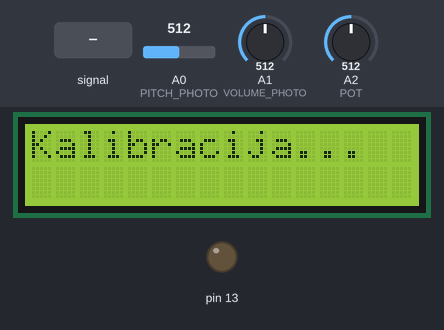
Bench run of a sketch on a simulated Arduino Uno, built with avr-gcc and run on an emulated ATmega328P. On the bench: 16×2 character LCD, output pins drawn as LEDs (lit = HIGH). The test bench sets the inputs (shaded band); at power-on: A0 (PITCH_PHOTO) = 512, A1 (VOLUME_PHOTO) = 512, A2 (POT) = 512.

Above: at 2.8 s.
2.9 s: A0 (PITCH_PHOTO) fed a 200 Hz sine of ±255 counts around its level
At 3.9 s:
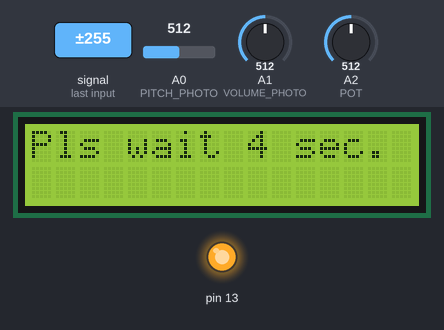
7.4 s: A0 (PITCH_PHOTO) set to 716
At 10.1 s:
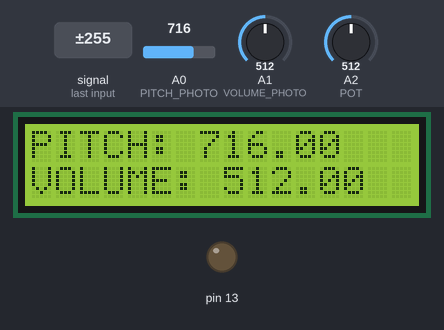
10.4 s: A1 (VOLUME_PHOTO) set to 716
At 11.6 s:
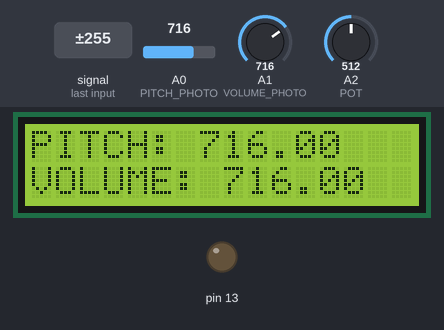
11.9 s: A0 (PITCH_PHOTO) set to 900
At 13.1 s:
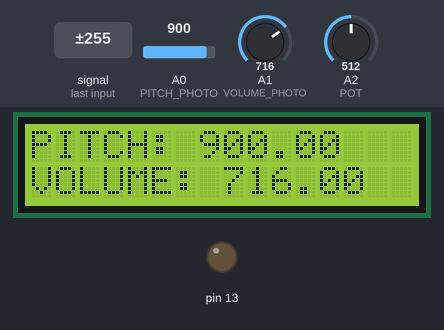
13.4 s: A1 (VOLUME_PHOTO) set to 900
At 14.2 s:
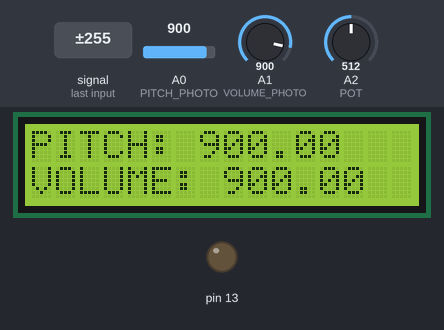
14.9 s: A0 (PITCH_PHOTO) set to 1023
At 15.8 s:
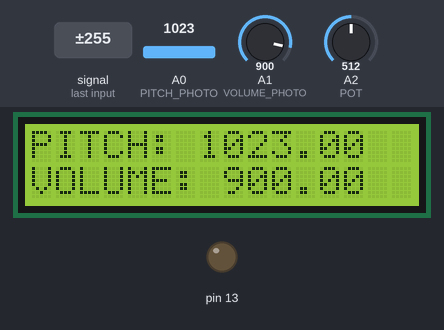
Timing chart, 0 to 17.4 s (numbered marks = the images above; inputs shaded):
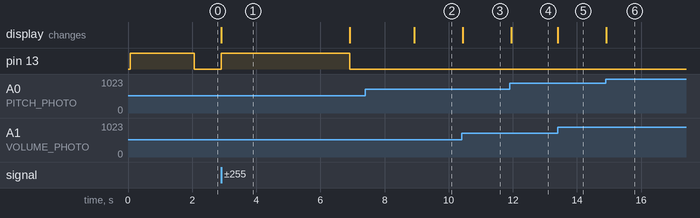

Measured:
- after the input at 2.9 s, pin 13: LOW → HIGH at once, → LOW 4.0 s later; the display: changes at once (image 1)
- after the input at 10.4 s, the display: changes at once (image 3)
- after the input at 11.9 s, the display: changes after 0.05 s (image 4)
- after the input at 13.4 s, the display: changes at once (image 5)
- after the input at 14.9 s, the display: changes at once (image 6)
- what the display in image 1 shows lasts 4.0 s, from 2.9 s to 6.9 s

The sketch:

Themerin.ino
```cpp
#include <toneAC.h>
#include <LiquidCrystal.h>

// Zvucnik na pinove 9 i 10!

#define PITCH_PHOTO 0
#define VOLUME_PHOTO 1
#define PITCH_RANGE 400
#define PITCH_OFFSET 300
#define POT 2

int volumeMax;
int volumeMin;
int pitchMax;
int pitchMin;

LiquidCrystal lcd(2, 3, 4, 5, 6, 7); // RS - 2, E - 3, D4-D7 - 4-7

void setup() {
  lcd.begin(16, 2);
  lcd.print("Kalibracija...");

  pinMode(13, OUTPUT);
  digitalWrite(13, HIGH);
  delay(2000);

  pitchMax = analogRead(PITCH_PHOTO);
  volumeMax = analogRead(VOLUME_PHOTO);
  digitalWrite(13, LOW);
  lcd.clear();
  lcd.print("Priblizi ruke");
  lcd.setCursor(0, 1);

  while(analogRead(PITCH_PHOTO) > pitchMax - 100 && analogRead(VOLUME_PHOTO) > volumeMax - 100)
  if (analogRead(PITCH_PHOTO) > analogRead(VOLUME_PHOTO)) lcd.print(analogRead(PITCH_PHOTO));
  else lcd.print(analogRead(VOLUME_PHOTO));
  digitalWrite(13, HIGH);
  lcd.clear();
  lcd.home();
  lcd.print("Pls wait 4 sec.");
  delay(4000);

  pitchMin = analogRead(PITCH_PHOTO);
  volumeMin = analogRead(VOLUME_PHOTO);
  digitalWrite(13, LOW);
  lcd.clear();
  lcd.print("Kalibracija");
  lcd.setCursor(0, 1);
  lcd.print("Zavrsena!");
  delay(2000);
  lcd.clear();
  lcd.home();
  lcd.print("PITCH:");
  lcd.setCursor(0, 1);
  lcd.print("VOLUME:");
}

void loop() {
  float pitch = analogRead(PITCH_PHOTO);
  float volume = analogRead(VOLUME_PHOTO);

//  pitch -= pitchMin;
//  volume -= volumeMin;

  lcd.setCursor(7, 0);
  lcd.print(pitch);
  lcd.setCursor(8, 1);
  lcd.print(volume);

  float pitchAC = (pitch - pitchMin) / (pitchMax - pitchMin) * PITCH_RANGE + PITCH_OFFSET;
  float volumeAC = 10 - (volume - volumeMin) / (volumeMax - volumeMin) * 10;
  if (volumeAC > 0) toneAC(pitchAC, volumeAC);
  else toneAC();
  delay(analogRead(POT) / 10);
}
```
